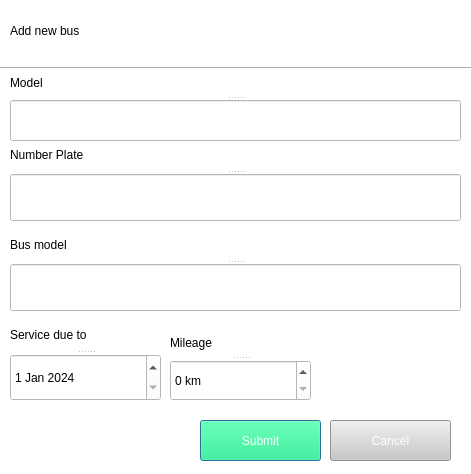
<?xml version="1.0" encoding="UTF-8"?>
<ui version="4.0">
 <class>busesDialog</class>
 <widget class="QDialog" name="busesDialog">
  <property name="geometry">
   <rect>
    <x>0</x>
    <y>0</y>
    <width>471</width>
    <height>474</height>
   </rect>
  </property>
  <property name="windowTitle">
   <string>Dialog</string>
  </property>
  <property name="styleSheet">
   <string notr="true">background-color: rgb(255, 255, 255);</string>
  </property>
  <widget class="Line" name="line">
   <property name="geometry">
    <rect>
     <x>0</x>
     <y>60</y>
     <width>581</width>
     <height>16</height>
    </rect>
   </property>
   <property name="orientation">
    <enum>Qt::Horizontal</enum>
   </property>
  </widget>
  <widget class="QLabel" name="label">
   <property name="geometry">
    <rect>
     <x>10</x>
     <y>10</y>
     <width>221</width>
     <height>41</height>
    </rect>
   </property>
   <property name="styleSheet">
    <string notr="true">font: 18pt &quot;MS Shell Dlg 2&quot;;</string>
   </property>
   <property name="text">
    <string>Add new bus</string>
   </property>
  </widget>
  <widget class="QSplitter" name="splitter_2">
   <property name="geometry">
    <rect>
     <x>10</x>
     <y>140</y>
     <width>451</width>
     <height>81</height>
    </rect>
   </property>
   <property name="orientation">
    <enum>Qt::Vertical</enum>
   </property>
   <widget class="QLabel" name="label_3">
    <property name="styleSheet">
     <string notr="true">font: 12pt &quot;MS Shell Dlg 2&quot;;</string>
    </property>
    <property name="text">
     <string>Number Plate</string>
    </property>
   </widget>
   <widget class="QLineEdit" name="lineEdit_2">
    <property name="styleSheet">
     <string notr="true"/>
    </property>
   </widget>
  </widget>
  <widget class="QSplitter" name="splitter_3">
   <property name="geometry">
    <rect>
     <x>10</x>
     <y>230</y>
     <width>451</width>
     <height>81</height>
    </rect>
   </property>
   <property name="orientation">
    <enum>Qt::Vertical</enum>
   </property>
   <widget class="QLabel" name="label_4">
    <property name="styleSheet">
     <string notr="true">font: 12pt &quot;MS Shell Dlg 2&quot;;</string>
    </property>
    <property name="text">
     <string>Bus model</string>
    </property>
   </widget>
   <widget class="QLineEdit" name="lineEdit_3">
    <property name="styleSheet">
     <string notr="true"/>
    </property>
   </widget>
  </widget>
  <widget class="QSplitter" name="splitter">
   <property name="geometry">
    <rect>
     <x>10</x>
     <y>70</y>
     <width>451</width>
     <height>71</height>
    </rect>
   </property>
   <property name="orientation">
    <enum>Qt::Vertical</enum>
   </property>
   <widget class="QLabel" name="label_2">
    <property name="styleSheet">
     <string notr="true">font: 12pt &quot;MS Shell Dlg 2&quot;;</string>
    </property>
    <property name="text">
     <string>Model</string>
    </property>
   </widget>
   <widget class="QLineEdit" name="lineEdit">
    <property name="styleSheet">
     <string notr="true"/>
    </property>
   </widget>
  </widget>
  <widget class="QPushButton" name="pushButton">
   <property name="geometry">
    <rect>
     <x>200</x>
     <y>420</y>
     <width>121</width>
     <height>41</height>
    </rect>
   </property>
   <property name="styleSheet">
    <string notr="true">border:&quot;none&quot;;
background-color: rgb(0, 255, 127);
font: 75 10pt &quot;MS Shell Dlg 2&quot;;
color: rgb(255, 255, 255);
border-radius:&quot;10px&quot;</string>
   </property>
   <property name="text">
    <string>Submit</string>
   </property>
  </widget>
  <widget class="QPushButton" name="pushButton_2">
   <property name="geometry">
    <rect>
     <x>330</x>
     <y>420</y>
     <width>121</width>
     <height>41</height>
    </rect>
   </property>
   <property name="styleSheet">
    <string notr="true">border:&quot;none&quot;;
background-color: rgb(200, 200, 200);
font: 75 10pt &quot;MS Shell Dlg 2&quot;;
color: rgb(255, 255, 255);
border-radius:&quot;10px&quot;</string>
   </property>
   <property name="text">
    <string>Cancel</string>
   </property>
  </widget>
  <widget class="QSplitter" name="splitter_4">
   <property name="geometry">
    <rect>
     <x>10</x>
     <y>320</y>
     <width>151</width>
     <height>81</height>
    </rect>
   </property>
   <property name="orientation">
    <enum>Qt::Vertical</enum>
   </property>
   <widget class="QLabel" name="label_5">
    <property name="styleSheet">
     <string notr="true">font: 12pt &quot;MS Shell Dlg 2&quot;;</string>
    </property>
    <property name="text">
     <string>Service due to</string>
    </property>
   </widget>
   <widget class="QDateEdit" name="dateEdit">
    <property name="dateTime">
     <datetime>
      <hour>0</hour>
      <minute>0</minute>
      <second>0</second>
      <year>2024</year>
      <month>1</month>
      <day>1</day>
     </datetime>
    </property>
    <property name="maximumDateTime">
     <datetime>
      <hour>23</hour>
      <minute>59</minute>
      <second>59</second>
      <year>2025</year>
      <month>12</month>
      <day>31</day>
     </datetime>
    </property>
   </widget>
  </widget>
  <widget class="QSplitter" name="splitter_5">
   <property name="geometry">
    <rect>
     <x>170</x>
     <y>330</y>
     <width>141</width>
     <height>71</height>
    </rect>
   </property>
   <property name="orientation">
    <enum>Qt::Vertical</enum>
   </property>
   <widget class="QLabel" name="label_6">
    <property name="styleSheet">
     <string notr="true">font: 12pt &quot;MS Shell Dlg 2&quot;;</string>
    </property>
    <property name="text">
     <string>Mileage</string>
    </property>
   </widget>
   <widget class="QSpinBox" name="spinBox">
    <property name="specialValueText">
     <string/>
    </property>
    <property name="suffix">
     <string> km</string>
    </property>
    <property name="prefix">
     <string/>
    </property>
    <property name="maximum">
     <number>1000000</number>
    </property>
   </widget>
  </widget>
 </widget>
 <resources/>
 <connections/>
</ui>
